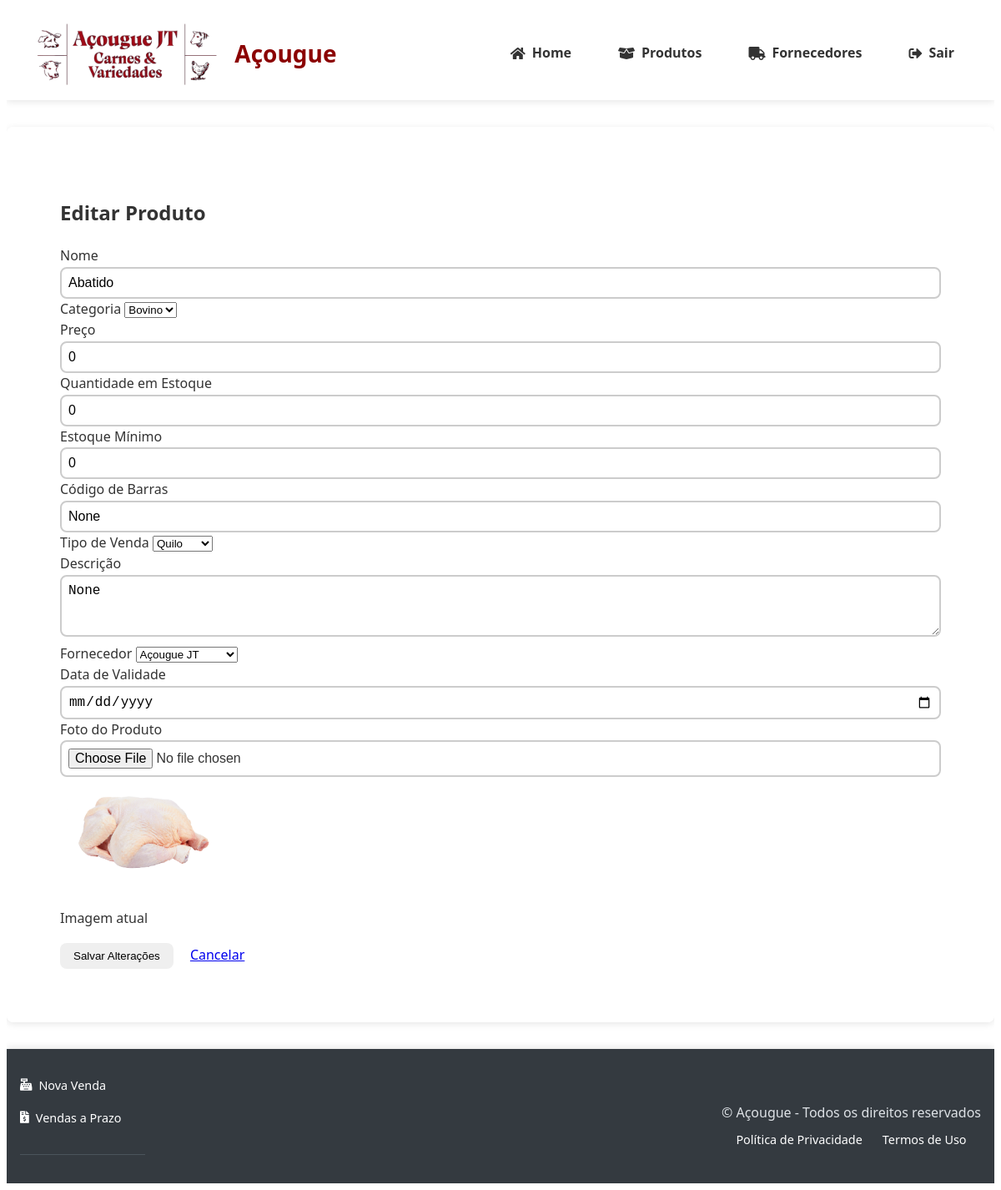
The app's page /produtos/editar/19 (signed in), older data.
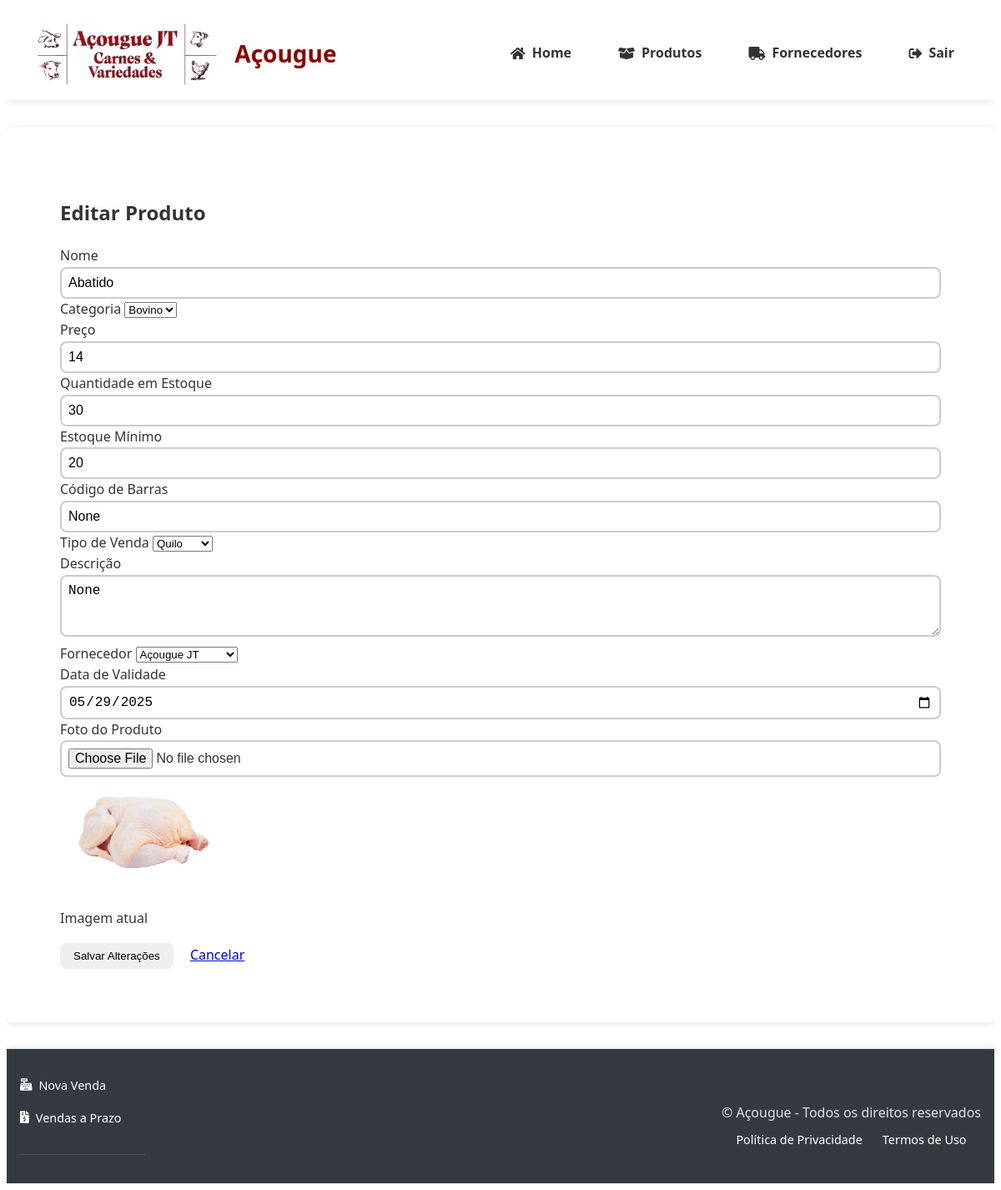
The same page, newer data.
### tables this page shows
CREATE TABLE produtos (
                id INTEGER PRIMARY KEY AUTOINCREMENT,
                nome TEXT NOT NULL,
                descricao TEXT,
                categoria TEXT NOT NULL,
                preco DECIMAL(10,2) NOT NULL,
                quantidade INTEGER NOT NULL,
                estoque_minimo INTEGER DEFAULT 0,
                codigo_barras TEXT UNIQUE,
                foto TEXT,
                fornecedor_id INTEGER REFERENCES fornecedores(id) ON DELETE SET NULL,
                data_validade DATE,
                created_at TIMESTAMP DEFAULT CURRENT_TIMESTAMP,
                updated_at TIMESTAMP DEFAULT CURRENT_TIMESTAMP,
                tipo_venda TEXT NOT NULL DEFAULT 'unidade'
            );

CREATE TABLE fornecedores (
                id INTEGER PRIMARY KEY AUTOINCREMENT,
                nome TEXT NOT NULL,
                cnpj TEXT UNIQUE NOT NULL,
                contato TEXT NOT NULL,
                endereco TEXT
            );

### app.py (the view, shortened to what this page needs)
@app.route('/produtos/editar/<int:id>', methods=['GET', 'POST'])
@login_required
@role_required('gerente')
def editar_produto(id):
    produto = get_produto_by_id(id)
    if not produto:
        abort(404)
    return render_template('produtos/editar.html',
                         produto=produto,
                         fornecedores=get_fornecedores())

### banco_dados.py (called while the page is built)
@contextmanager
def get_db_connection():
    db_path = os.environ.get('DB_PATH', 'acougue.db')
    conn = sqlite3.connect(f'file:{db_path}', uri=True)
    conn.row_factory = sqlite3.Row
    conn.execute("PRAGMA foreign_keys = ON")
    try:
        yield conn
    finally:
        conn.close()

def get_produto_by_id(produto_id):
    with get_db_connection() as conn:
        cursor = conn.execute("SELECT * FROM produtos WHERE id = ?", (produto_id,))
        return cursor.fetchone()

def get_fornecedores(search=None):
    with get_db_connection() as conn:
        cursor = conn.cursor()
        query = "SELECT * FROM fornecedores"
        params = []
        if search:
            query += " WHERE nome LIKE ? OR cnpj LIKE ?"
            search_term = f"%{search}%"
            params.extend([search_term, search_term])
        query += " ORDER BY nome"
        cursor.execute(query, params)
        return [dict(row) for row in cursor.fetchall()]

### templates/produtos/editar.html (shortened to what this page needs)
{% extends "base.html" %}
{% block content %}
<div class="container mt-4">
    <h2>Editar Produto</h2>
    <form method="POST" enctype="multipart/form-data">
        <div class="row">
            <div class="col-md-6">
                <div class="mb-3">
                    <label class="form-label">Nome</label>
                    <input type="text" class="form-control" name="nome" value="{{ produto.nome }}" required>
                </div>
                <div class="mb-3">
                    <label class="form-label">Categoria</label>
                    <select class="form-select" name="categoria" required>
                        <option value="Bovino" {% if produto.categoria == 'Bovino' %}selected{% endif %}>Bovino</option>
                    </select>
                </div>
                <div class="mb-3">
                    <label class="form-label">Preço</label>
                    <input type="number" step="0.01" class="form-control" name="preco" value="{{ produto.preco }}" required>
                </div>
            </div>
            <div class="col-md-6">
                <div class="mb-3">
                    <label class="form-label">Quantidade em Estoque</label>
                    <input type="number" class="form-control" name="quantidade" value="{{ produto.quantidade }}" required>
                </div>
                <div class="mb-3">
                    <label class="form-label">Estoque Mínimo</label>
                    <input type="number" class="form-control" name="estoque_minimo" value="{{ produto.estoque_minimo }}">
                </div>
                <div class="mb-3">
                    <label class="form-label">Código de Barras</label>
                    <input type="text" class="form-control" name="codigo_barras" value="{{ produto.codigo_barras }}">
                </div>
                <div class="mb-3">
                    <label class="form-label">Tipo de Venda</label>
                    <select class="form-select" name="tipo_venda" required>
                        <option value="quilo" {% if produto.tipo_venda == 'quilo' %}selected{% endif %}>Quilo</option>
                    </select>
                </div>
            </div>
        </div>
        <div class="mb-3">
            <label class="form-label">Descrição</label>
            <textarea class="form-control" name="descricao" rows="3">{{ produto.descricao }}</textarea>
        </div>
        <div class="row">
            <div class="col-md-6">
                <div class="mb-3">
                    <label class="form-label">Fornecedor</label>
                    <select class="form-select" name="fornecedor_id">
                        {% for fornecedor in fornecedores %}
                        <option value="{{ fornecedor.id }}" {% if produto.fornecedor_id == fornecedor.id %}selected{% endif %}>
                            {{ fornecedor.nome }}
                        </option>
                        {% endfor %}
                    </select>
                </div>
            </div>
            <div class="col-md-6">
                <div class="mb-3">
                    <label class="form-label">Data de Validade</label>
                    <input type="date" class="form-control" name="data_validade" value="{{ produto.data_validade or '' }}">
                </div>
            </div>
        </div>
        <div class="mb-3">
            <label class="form-label">Foto do Produto</label>
            <input type="file" class="form-control" name="foto">
            {% if produto.foto %}
            <div class="mt-2">
                <img src="{{ url_for('static', filename='uploads/produtos/' + produto.foto) }}"
                    alt="Foto atual"
                    style="max-width: 200px;">
                <p class="text-muted mt-1">Imagem atual</p>
            </div>
            {% endif %}
        </div>
        <div class="d-flex justify-content-between">
            <button type="submit" class="btn btn-primary">Salvar Alterações</button>
            <a href="{{ url_for('listar_produtos') }}" class="btn btn-secondary">Cancelar</a>
        </div>
    </form>
</div>
{% endblock %}

Row changes from the older to the newer data that the page shows:
changed produtos "Abatido": categoria (not shown) → "Bovino"; preco "0" → "14"; quantidade "0" → "30"; estoque_minimo "0" → "20"; codigo_barras (not shown) → "None"; descricao (not shown) → "None"; data_validade (not shown) → "05/29/2025"
Text that changed along with them:
form field categoria: "Bovino" → (not shown)
form field codigo_barras: "None" → (not shown)
form field descricao: "None" → (not shown)
